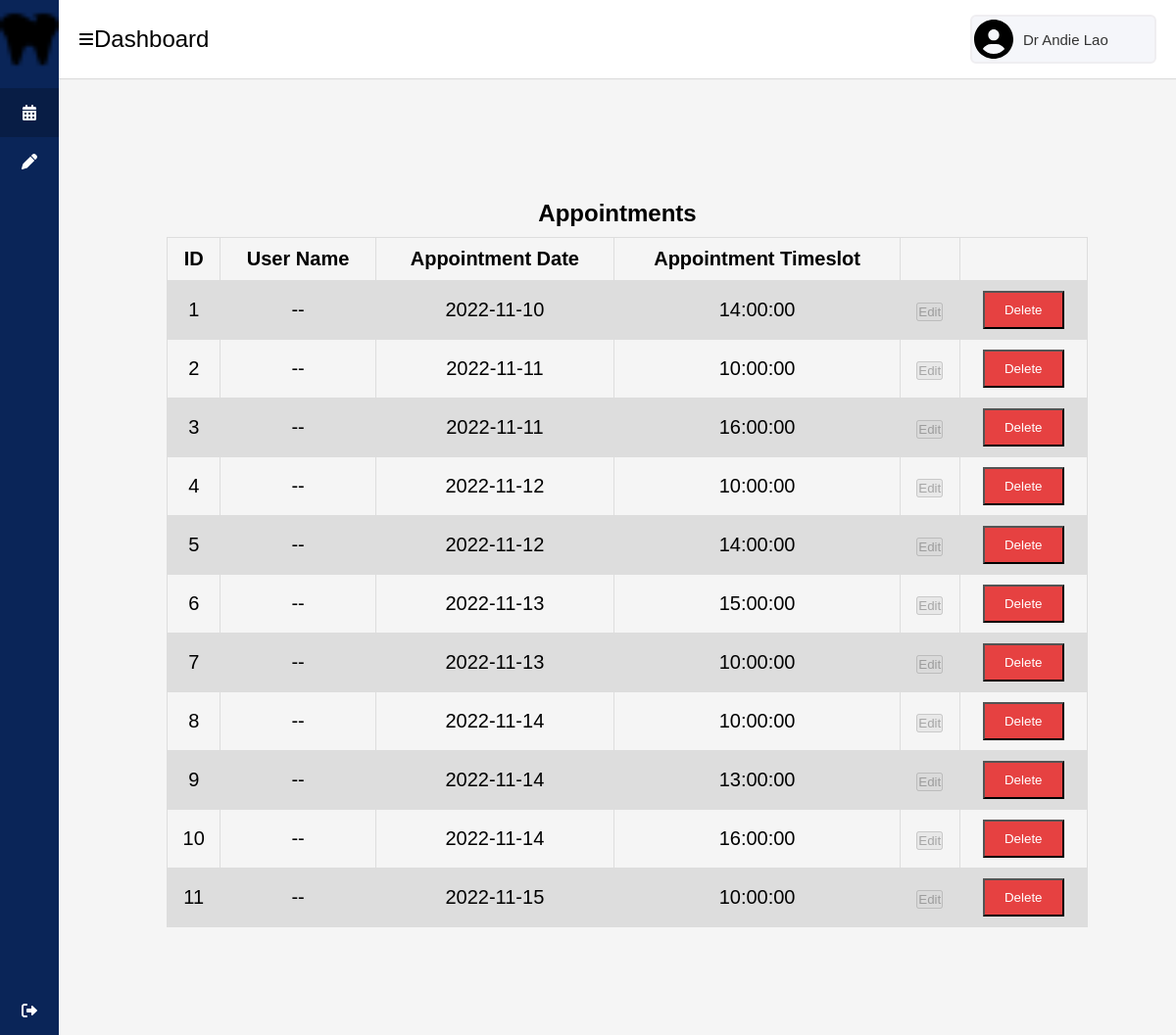
/admin/dashboard.php (signed in), run on an earlier commit of the app's database.
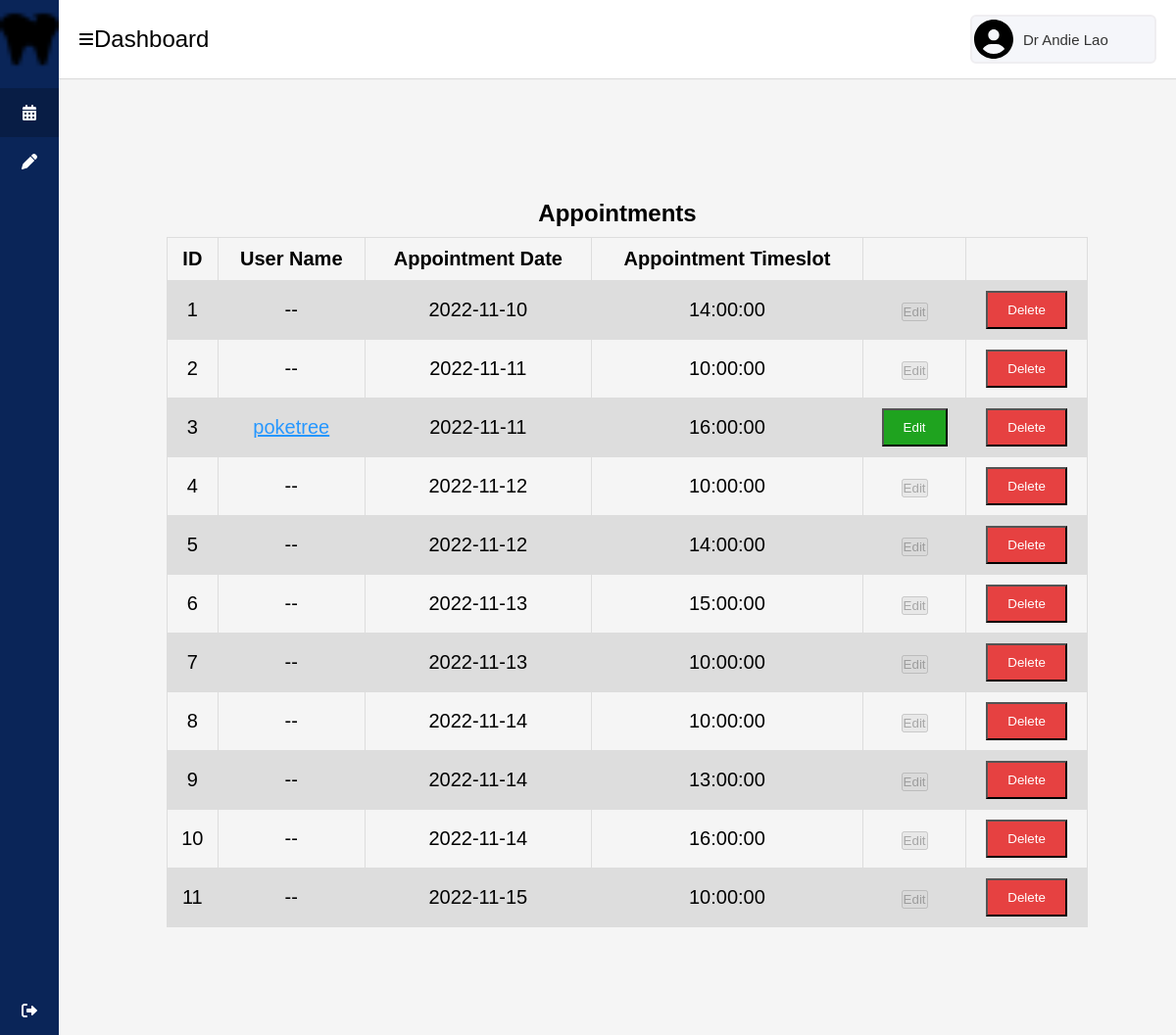
And on a later commit of the database.
### tables this page shows
CREATE TABLE `appointments` (
  `appt_no` int(10) UNSIGNED NOT NULL,
  `appt_date` date DEFAULT NULL,
  `appt_time` time DEFAULT NULL,
  `doctor_name` varchar(30) DEFAULT NULL,
  `dental_service` varchar(30) DEFAULT NULL,
  `user_name` varchar(30) DEFAULT NULL
);

### admin/dashboard.php (the view, shortened to what this page needs)
<!DOCTYPE html>
<html lang="en" dir="ltr">
<head>
    <link rel="stylesheet" href="../css/dashboard.css">
    <link rel="stylesheet" href="../css/style.css">
</head>
<?php
$conn = OpenCon();
$sql = "SELECT doctor_name from doctors where user_name ='".$_SESSION['use']."'";
$doctor_name = $conn->query($sql)->fetch_row();
?>
<body>
    <div class="sidebar">
        <div class="logo-details">
            <img src="../assets/img/favicon/favicon-16x16.png">
            <span class="logo_name"> DentiCare</span>
        </div>
        <ul class="nav-links">
            <li>
                <a href="dashboard.php" class="active">
                    <img src="../assets/img/icons/calendar-days-solid.svg" width="16px" height="16px">
                    <span class="links_name">My Appointments</span>
                </a>
            </li>
            <li>
                <a href="input_appt.php">
                    <img src="../assets/img/icons/pen-solid.svg" width="16px" height="16px">
                    <span class="links_name">Input Appointments</span>
                </a>
            </li>
            <li class="log_out">
                <a href="dashboard.php?logout=true">
                    <img src="../assets/img/icons/right-from-bracket-solid-white.svg" width="16px" height="16px">
                    <span class="links_name">Log out</span>
                </a>
            </li>
        </ul>
    </div>
    <section class="home-section">
        <nav>
            <div class="sidebar-button">
                <img class='bx bx-menu sidebarBtn' src="../assets/img/icons/bars-solid.svg" width="16px" height="16px">
                <span class="dashboard">Dashboard</span>
            </div>
            <div class="profile-details">
                <img src="../assets/img/icons/circle-user-solid.svg" alt="">
                <span class="admin_name"><?=$doctor_name[0]?></span>
            </div>
        </nav>
        <div class="home-content">
            <div class="container">
                <h1 class="heading text-center"> Appointments</h1>
                <div class="show-appointments-container">
                        <table border="1" class="appointment-table">
                            <tr>
                                <th>ID</th>
                                <th>User Name</th>
                                <th>Appointment Date</th>
                                <th>Appointment Timeslot</th>
                                <th></th>
                                <th></th>
                            </tr>
                            <?php
                            $sql = "SELECT appt_no, appt_date, appt_time, user_name from appointments where doctor_name='$doctor_name[0]' ORDER BY appt_date ASC" ;
                            $results = $conn->query($sql);
                            $i = 1;
                            if (mysqli_num_rows($results) > 0) {
                                while ($row = $results->fetch_assoc()) {
                                    echo "
                            <tr>
                                <td>" . $i++ . "</td>";
                                echo ($row['user_name'] == "") ? "<td>--</td>" :"<td><a href='dashboard.php?profile=" . $row['user_name'] . "'<a>". $row['user_name'] ."</td>";
                                echo "<td>" . $row['appt_date'] . "</td>
                                <td>" . $row['appt_time'] . "</td>";
                                echo ($row['user_name'] == "") ? "<td><button type='button' class='edit-btn' disabled>Edit</button></td>" : "
                                <td>
                                    <a href='dashboard.php?edit=" . $row['appt_no'] . "'>
                                    <button type='button' class='edit-btn' value='" . $row['appt_no'] . "'>Edit</button>
                                    </a>
                                </td>";
                                echo "<td><a href='dashboard.php?delete=" . $row['appt_no'] . "'>
                                <button type='button' class='delete-btn' value='" . $row['appt_no'] . "'>Delete</button>
                                </a>
                                </td>
                            </tr>
                        ";
                                }
                            }
                            ?>
                        </table>
                </div>
            </div>
        </div>
    </section>
</body>
</html>

What changed in the data, as far as the page shows it:
changed appointments: user_name (not shown) → "poketree"; no longer shows "--"
